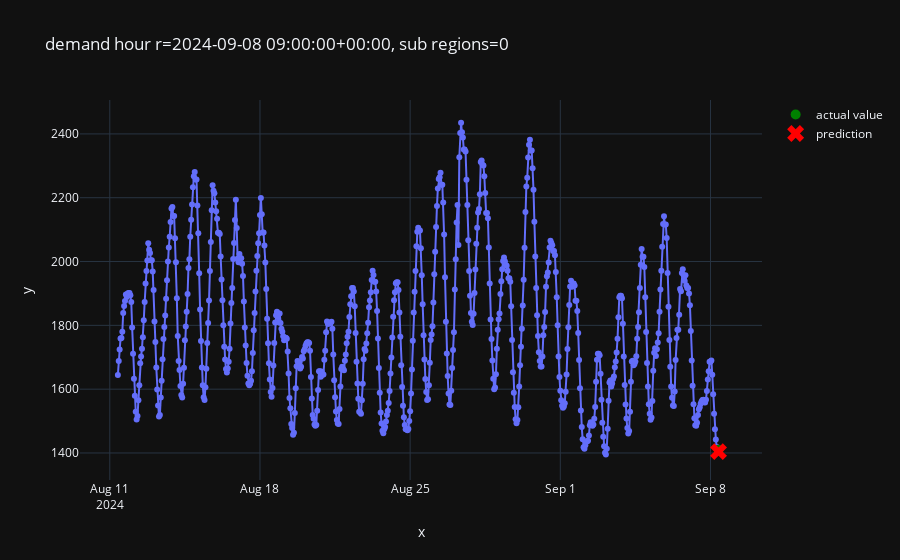

The cell this chart's notebook holds for it:
### Code cell
#plot the result
from src.plot import plot_one_sample

plot_one_sample(
    example_id=7,
    features=X_test,
    targets=y_test,
    predictions=pd.Series(predictions)
)

### Figure 1 — Plotly figure (JSON) as saved in the notebook; plotly's stock layout.template omitted (floating-point values rounded to 4 significant figures; data arrays with more than 128 entries replaced by an {"elided": "..."} marker saying what was removed)
{"data": [{"hovertemplate": "x=%{x}<br>y=%{y}<extra></extra>", "legendgroup": "", "line": {"color": "#636efa", "dash": "solid"}, "marker": {"symbol": "circle"}, "mode": "lines+markers", "name": "", "orientation": "v", "showlegend": false, "type": "scatter", "x": {"elided": "673 str values"}, "xaxis": "x", "y": {"elided": "673 int values"}, "yaxis": "y"}, {"line": {"color": "green"}, "marker": {"size": 10}, "mode": "markers", "name": "actual value", "type": "scatter", "x": ["2024-09-08T09:00:00+00:00"], "y": [1410]}, {"line": {"color": "red"}, "marker": {"size": 15, "symbol": "x"}, "mode": "markers", "name": "prediction", "type": "scatter", "x": ["2024-09-08T09:00:00+00:00"], "y": [1404.0]}], "layout": {"legend": {"tracegroupgap": 0}, "title": {"text": "demand hour r=2024-09-08 09:00:00+00:00, sub regions=0"}, "xaxis": {"anchor": "y", "domain": [0, 1], "title": {"text": "x"}}, "yaxis": {"anchor": "x", "domain": [0, 1], "title": {"text": "y"}}}}
